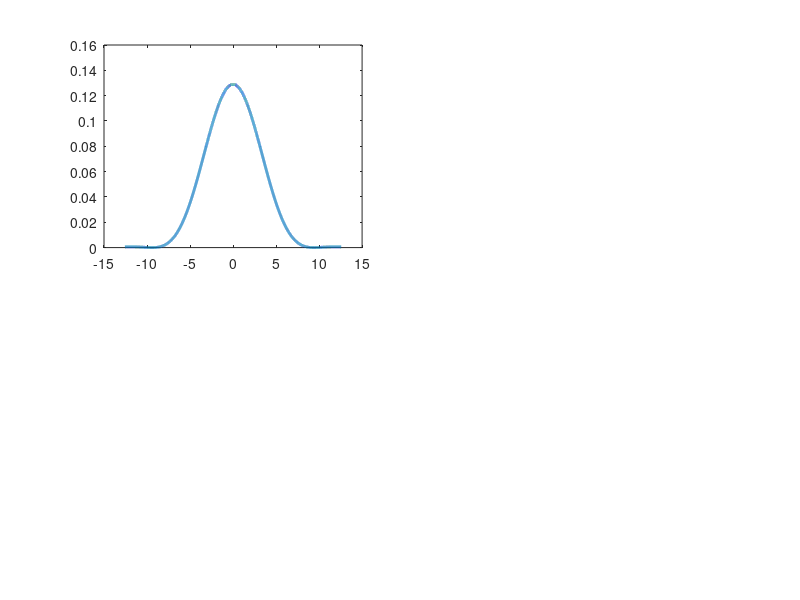

Recreate this plot in MATLAB. (Note: this script raises an error after producing the figure.)
%% =========================================
%  Parameters
%% =========================================
a = 1;
h = 1;

nValues = [1, 2, 5, 10];

%% =========================================
%  |Phi_n(p,t)|^2 Definition
%% =========================================

probDensity = @(p, n) (4*pi*a*n^2/h) .* ...
    (mod(n,2)==1) .* cos(p*a/(2*h)).^2 ./ ((p*a/h).^2 - (n*pi)^2).^2 + ...
    (4*pi*a*n^2/h) .* ...
    (mod(n,2)==0) .* sin(p*a/(2*h)).^2 ./ ((p*a/h).^2 - (n*pi)^2).^2;

%% =========================================
%  Custom Peak Finder (no toolbox needed)
%% =========================================

function [peak_vals, peak_locs] = findPeaksCustom(x, y, minProminence)
    peak_vals = [];
    peak_locs = [];
    for k = 2:length(y)-1
        if y(k) > y(k-1) && y(k) > y(k+1) && y(k) > minProminence
            peak_vals(end+1) = y(k);
            peak_locs(end+1) = k;
        end
    end
end

%% =========================================
%  Plot |Phi_n(p,t)|^2 for each n
%% =========================================

colors = lines(length(nValues));
figure('Name','Momentum Probability Density','NumberTitle','off','Color','w');

for i = 1:length(nValues)
    n  = nValues(i);
    p1 = n * pi * h / a;

    % Fine p-grid avoiding singularities
    p_left   = linspace(-4*p1, -p1-0.01, 3000);
    p_middle = linspace(-p1+0.01, p1-0.01, 6000);
    p_right  = linspace( p1+0.01,  4*p1,  3000);
    p_full   = [p_left, p_middle, p_right];

    % Evaluate and clip spikes
    rho = probDensity(p_full, n);
    rho(rho < 0 | rho > 5) = nan;

    subplot(2, 2, i);
    plot(p_full, rho, 'Color', colors(i,:), 'LineWidth', 2);
    hold on;

    % ---- Find peaks in middle region ----
    p_search   = linspace(-p1+0.05, p1-0.05, 100000);
    rho_search = probDensity(p_search, n);
    rho_search(rho_search < 0 | isnan(rho_search)) = 0;

    minProm = max(rho_search) * 0.05;
    [pks, locs] = findPeaksCustom(p_search, rho_search, minProm);

    % Mark peaks
    for j = 1:length(locs)
        xp = p_search(locs(j));
        yp = pks(j);
        plot(xp, yp, 'rv', 'MarkerFaceColor', 'r', 'MarkerSize', 9);
        text(xp, yp*1.08, sprintf('p=%.2f', xp), ...
             'HorizontalAlignment','center','FontSize',8,'Color','r');
    end

    % Singularity markers
    xline( p1, 'k--', 'LineWidth', 1.2);
    xline(-p1, 'k--', 'LineWidth', 1.2);

    if mod(n,2)==1
        titleStr = sprintf('n = %d  (odd, cos²)', n);
    else
        titleStr = sprintf('n = %d  (even, sin²)', n);
    end

    title(titleStr, 'FontSize', 12, 'FontWeight', 'bold');
    xlabel('p',               'FontSize', 11);
    ylabel('|\Phi_n(p,t)|^2', 'FontSize', 11);
    xlim([-4*p1, 4*p1]);
    ylim([0, inf]);
    grid on; box on;
    hold off;
end

sgtitle('Momentum Probability Density |\Phi_n(p,t)|^2  for  n = 1, 2, 5, 10', ...
        'FontSize', 14, 'FontWeight', 'bold');

%% =========================================
%  Print most probable momenta to console
%% =========================================

fprintf('-----------\n')
fprintf('  n  |  most probable momentum\n')
fprintf('-----------\n')

for i = 1:length(nValues)
    n  = nValues(i);
    p1 = n * pi * h / a;

    p_search   = linspace(-p1+0.05, p1-0.05, 100000);
    rho_search = probDensity(p_search, n);
    rho_search(rho_search < 0 | isnan(rho_search)) = 0;

    minProm = max(rho_search) * 0.05;
    [~, locs] = findPeaksCustom(p_search, rho_search, minProm);
    peak_p = p_search(locs);

    fprintf(' n=%-2d |  p* = [ ', n);
    fprintf('%+.4f  ', peak_p);
    fprintf(']\n');
end

fprintf('-----------\n')

fprintf('\n large n \n')
for i = 1:length(nValues)
    n = nValues(i);
    fprintf(' n=%-2d | Classical p = +/-%.4f\n', n, n*pi*h/a);
end
